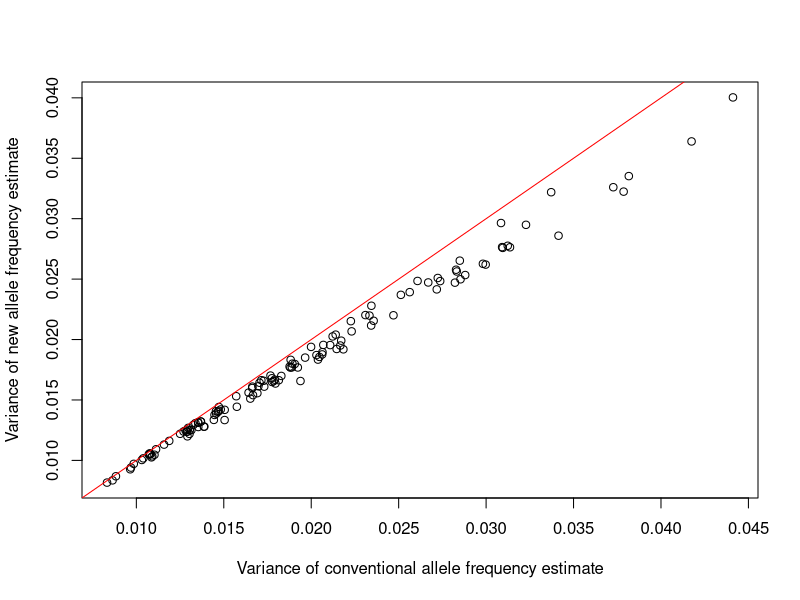

Recreate this plot in R.
ObserveGenotypes <- function(x){
   # x is a 2 * n matrix of numbers of reads of each of two alleles in
   # n individuals.
   observed <- c(0, 0, 0)
   for (i in 1:dim(x)[2]) {
      if ((x[1,i] >  0) & (x[2,i] == 0)) observed[1] <- observed[1] + 1
      if ((x[1,i] >  0) & (x[2,i] >  0)) observed[2] <- observed[2] + 1
      if ((x[1,i] == 0) & (x[2,i] >  0)) observed[3] <- observed[3] + 1
   }
   return(observed)
}

EstimateWell <- function(x, MaxDist=0.0001, MaxRep=100){
   # x is a 2 * n matrix of numbers of reads of each of two alleles in n
   # individuals. This is a cumbersome way to estimate allele frequency.

   AA <- (x[1,] >  0) & (x[2,] == 0)
   Aa <- (x[1,] >  0) & (x[2,] >  0)
   aa <- (x[1,] == 0) & (x[2,] >  0)
   ObsGenoNum <- c(sum(AA), sum(Aa), sum(aa))
   ExpGenoNum <- numeric(length = 3)
   GenoFreq <- ObsGenoNum / dim(x)[2]
   distance <- 1
   NumRep <- 0
   while ((distance > MaxDist) && (NumRep < MaxRep)) {
      # I came up with the formulaes below. The idea is that the expected number of
      # homozygous individuals is less than observed, because a portion of those
      # apparently homozygous must be undersampled heterozygous. The expected number
      # of undersampled heterozygous genotypes contributing to the homozygous counts
      # is a summation across the posterior probability of observed homozygous being
      # in fact undersampled heterozygous. Because we need estimates of the real
      # genotype frequencies, I run an iteration similar to an expectation-maximization
      # algorithm: I first estimate the real number of each genotype, then I improve
      # with the genotype frequencies used in the previous step, and so on.

      ExpGenoNum[1] <- ObsGenoNum[1] - GenoFreq[2] * sum(1 / (GenoFreq[2] + GenoFreq[1] * 2^x[1,AA]))
      ExpGenoNum[2] <- ObsGenoNum[2] + GenoFreq[2] * sum(1 / (GenoFreq[2] + GenoFreq[1] * 2^x[1,AA])) + 
                                       GenoFreq[2] * sum(1 / (GenoFreq[2] + GenoFreq[3] * 2^x[2,aa]))
      ExpGenoNum[3] <- ObsGenoNum[3] - GenoFreq[2] * sum(1 / (GenoFreq[2] + GenoFreq[3] * 2^x[2,aa]))
      NewGenoFreq <- ExpGenoNum / dim(x)[2]
      distance <- sqrt(sum((NewGenoFreq - GenoFreq)^2))
      GenoFreq <- NewGenoFreq
      NumRep <- NumRep + 1
   }
   return(GenoFreq[1] + GenoFreq[2]/2)
}

NumSim <- 100
Sizes <- 5:12
Depths <- 1:10
Frequencies <- seq(from = 0.05, to = 0.50, by = 0.05)
TotalSize <- NumSim * length(Sizes) * length(Depths) * length(Frequencies)
results <- data.frame(NumInd = numeric(length = TotalSize),
                      NumRead = numeric(length = TotalSize),
                      MAF = numeric(length = TotalSize),
                      Estim1 = numeric(length = TotalSize),
                      Estim2 = numeric(length = TotalSize))
index <- 0
for (SampleSize in Sizes) {
   for (Depth in Depths) {
      for (Freq in Frequencies) {
         genotypes <- rmultinom(NumSim, SampleSize, prob=c(Freq^2, 2*Freq*(1-Freq), (1-Freq)^2))
         for (i in 1:NumSim) {
            index <- index + 1
            reads <-cbind(rmultinom(genotypes[1,i], Depth, prob=c(1,0)),
                          rmultinom(genotypes[2,i], Depth, prob=c(0.5, 0.5)),
                          rmultinom(genotypes[3,i], Depth, prob=c(0,1)))
            observed <- ObserveGenotypes(reads)
            results$Estim1[index] <- (2 * observed[1] + observed[2]) / (2 * SampleSize)
            results$Estim2[index] <- EstimateWell(reads, MaxDist=0.001, MaxRep=50)
            results$NumInd[index] <- SampleSize
            results$NumRead[index] <- Depth
            results$MAF[index]    <- Freq
         }
      }
   }
}

rm(NumSim, TotalSize, index)

attach(results)
variances <- data.frame(NumInd = numeric(length = length(Sizes) * length(Depths) * length(Frequencies)),
                       NumRead = numeric(length = length(Sizes) * length(Depths) * length(Frequencies)),
                           MAF = numeric(length = length(Sizes) * length(Depths) * length(Frequencies)),
                        ExpVar = numeric(length = length(Sizes) * length(Depths) * length(Frequencies)),
                        MaxVar = numeric(length = length(Sizes) * length(Depths) * length(Frequencies)),
                       VarEst1 = numeric(length = length(Sizes) * length(Depths) * length(Frequencies)),
                       VarEst2 = numeric(length = length(Sizes) * length(Depths) * length(Frequencies)))
m <- 1
for (i in Sizes) {
   for (j in Depths) {
      for (k in Frequencies) {
         f <- (NumInd == i) & (NumRead == j) & (MAF == k)
         variances$NumInd[m]  <- i
         variances$NumRead[m] <- j
         variances$MAF[m]     <- k
         variances$MaxVar[m]  <- k * (1 - k) / i         # Expected variance if we sampled only one chromosome per individual.
         variances$ExpVar[m]  <- k * (1 - k) / (2 * i)   # Sampling 2 chromosomes per individual.
         variances$VarEst1[m] <- var(Estim1[f])
         variances$VarEst2[m] <- var(Estim2[f])
         m <- m + 1
      }
   }
}

detach(results)
attach(variances)
f <- (MAF > 0.3) & (NumRead > 1) & (NumRead < 6)
png(filename = "estimation/variances.png")
plot(VarEst1[f], VarEst2[f], xlab = "Variance of conventional allele frequency estimate",
                             ylab = "Variance of new allele frequency estimate")
abline(0, 1, col='red')
dev.off()
detach(variances)
